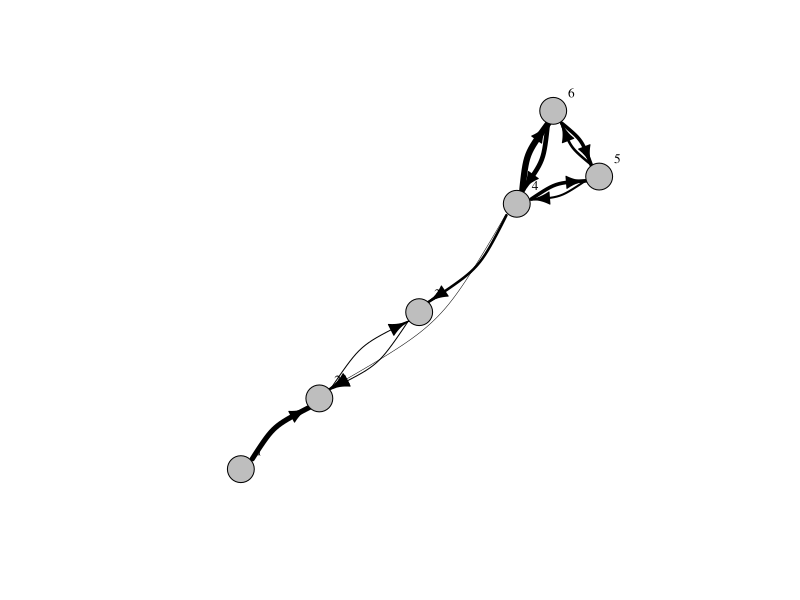
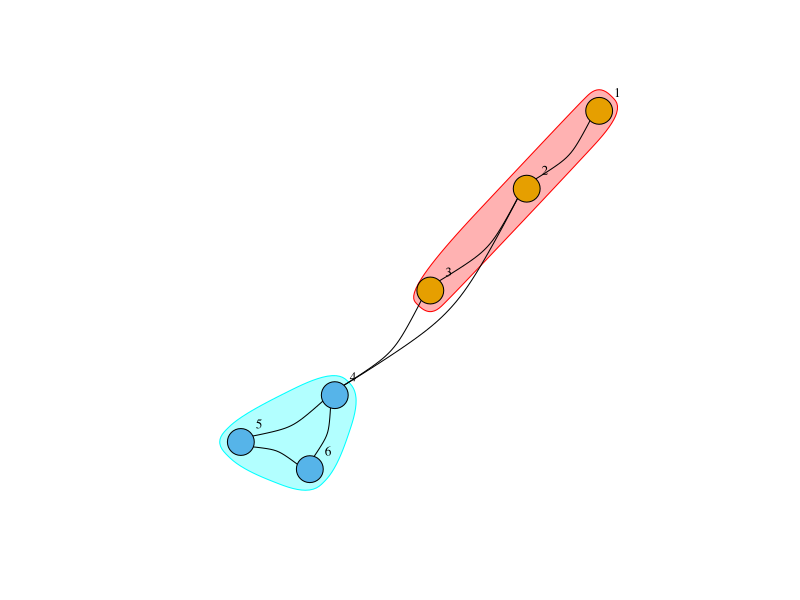

These charts were generated, in order, by the following R code:
# -------------------------------------------------------------------------
# ------------------ Creating an arbitrary graph network ------------------
# -------------------------------------------------------------------------
# -------------------------------------------------------------------------

# The following code was used to create the arbitrary network in table 1, which 
# defines the different graph network metrics used in the manuscript.

# Load the required libraries
library(igraph)
library(dplyr)

# Construct a hypothetical graph
g1 <- graph(edges=c(1,2, 2,3, 3,2, 4,2, 4,3, 4,5, 4,6, 5,4, 5,6, 6,5, 6,4), n=6, directed=T) 
E(g1)$weight <- c(10, 2, 2, 1, 5, 7, 12, 4, 5, 7, 9)
E(g1)$width <- E(g1)$weight/2
  
# Plot to check
plot(g1, edge.arrow.size=1, vertex.color="grey", vertex.size=15, 
     vertex.frame.color="black", vertex.label.color="black", 
     vertex.label.cex=0.8, vertex.label.dist=2, edge.color="black", edge.curved=0.3)

# Number of nodes
V(g1)
# 6

# Network density
ecount(g1)/(vcount(g1)*(vcount(g1)-1)) # Directed network calculation 
# 0.3666667

# Out-degree and In-degree
deg <- degree(g1, mode="out")
deg
# node 4 = 4
deg <- degree(g1, mode="in")
deg
# node 4 = 2

# Number of clusters
g2 <- as.undirected(g1)
ceb <- cluster_fast_greedy(g2, weights=NULL)
plot(ceb, g2, vertex.color="grey", vertex.size=15, 
     vertex.frame.color="black", vertex.label.color="black", 
     vertex.label.cex=0.8, vertex.label.dist=2, edge.color="black", edge.curved=0.3)
length(ceb)
# 2

# Modularity
modularity(ceb)
# 0.30

# Cluster permeability
# Node 4 is the only bridge
# The two links it has with the other community have a value of 1 and 5
# Total number of particles exchanged is equal to 64
sum(E(g1)$weight)
# So to calculate permeability
(6/64)*100
# Bridges between communities account for 9.4% of all particle movement

